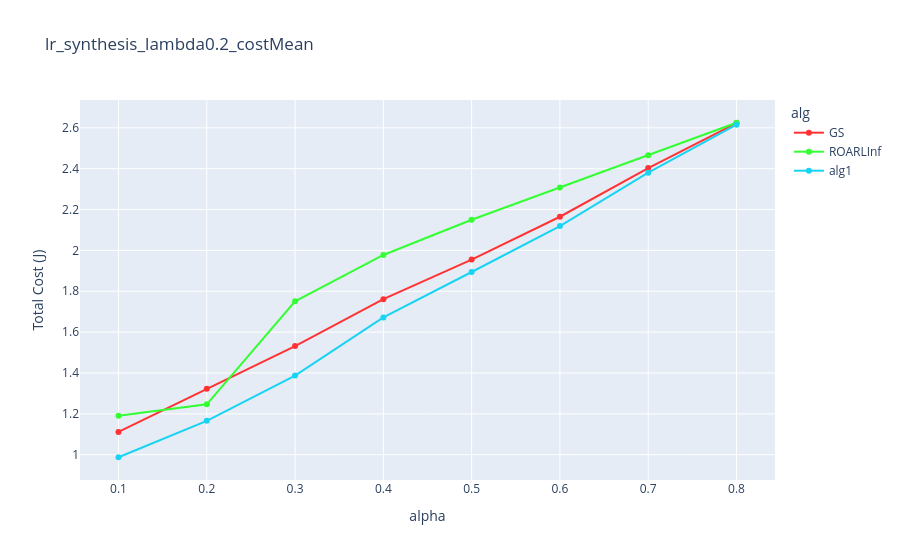

The cell this chart's notebook holds for it:
### Code cell
custom_colors = {
    "LInf": "#33FFFF",
    "L1PSD": "#FF3333",
    "ROARLInf": "#33FF33",
    "ROARL1": "#FF33FF",
    "GS": "#FF3333"
}


fig = px.line(df_mean, x = "alpha", y = "J", color="alg", 
           labels = {"seed" : "Fold", "J" : "Total Cost (J)"},
           title=f"{clf_name}_{dataset_name}_lambda{lamb}_costMean",
            markers=True,
            color_discrete_map=custom_colors )
fig

# fig.write_html(f"{clf_name}_{dataset_name}_lambda{lamb}_costMean.html")
# fig

### Figure 1 — Plotly figure (JSON) as saved in the notebook; plotly's stock layout.template omitted (floating-point values rounded to 4 significant figures)
{"data": [{"hovertemplate": "alg=GS<br>alpha=%{x}<br>Total Cost (J)=%{y}<extra></extra>", "legendgroup": "GS", "line": {"color": "#FF3333", "dash": "solid"}, "marker": {"symbol": "circle"}, "mode": "lines+markers", "name": "GS", "orientation": "v", "showlegend": true, "type": "scatter", "x": [0.1, 0.2, 0.3, 0.4, 0.5, 0.6, 0.7, 0.8], "xaxis": "x", "y": [1.112, 1.323, 1.532, 1.761, 1.955, 2.165, 2.403, 2.623], "yaxis": "y"}, {"hovertemplate": "alg=ROARLInf<br>alpha=%{x}<br>Total Cost (J)=%{y}<extra></extra>", "legendgroup": "ROARLInf", "line": {"color": "#33FF33", "dash": "solid"}, "marker": {"symbol": "circle"}, "mode": "lines+markers", "name": "ROARLInf", "orientation": "v", "showlegend": true, "type": "scatter", "x": [0.1, 0.2, 0.3, 0.4, 0.5, 0.6, 0.7, 0.8], "xaxis": "x", "y": [1.191, 1.247, 1.751, 1.978, 2.15, 2.308, 2.466, 2.625], "yaxis": "y"}, {"hovertemplate": "alg=alg1<br>alpha=%{x}<br>Total Cost (J)=%{y}<extra></extra>", "legendgroup": "alg1", "line": {"color": "#19d3f3", "dash": "solid"}, "marker": {"symbol": "circle"}, "mode": "lines+markers", "name": "alg1", "orientation": "v", "showlegend": true, "type": "scatter", "x": [0.1, 0.2, 0.3, 0.4, 0.5, 0.6, 0.7, 0.8], "xaxis": "x", "y": [0.9876, 1.166, 1.388, 1.672, 1.894, 2.119, 2.381, 2.615], "yaxis": "y"}], "layout": {"legend": {"title": {"text": "alg"}, "tracegroupgap": 0}, "title": {"text": "lr_synthesis_lambda0.2_costMean"}, "xaxis": {"anchor": "y", "domain": [0, 1], "title": {"text": "alpha"}}, "yaxis": {"anchor": "x", "domain": [0, 1], "title": {"text": "Total Cost (J)"}}}}
